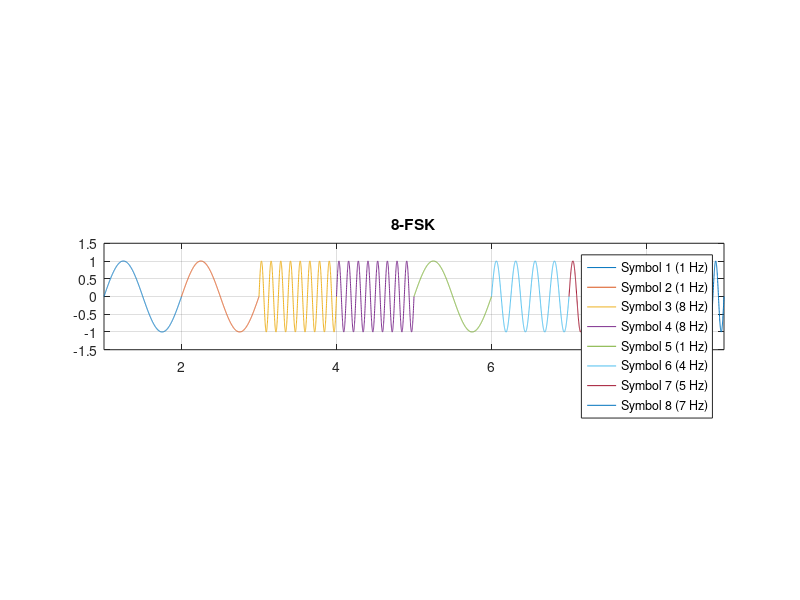

This figure's MATLAB source:
close all;
clc;

chas = ['3','5','4'];

%% (E=3, F=5, G=4)
x = [
0 0 1 1 0 0 1 1 
0 0 1 1 0 1 0 1 
0 0 1 1 0 1 0 0 ];

%% Group into 3-bit symbols
symbols = reshape(x,3,[])';
nx = size(symbols,1);

f = 5;

i = 1;

labels = {}; % store legend names

while i < nx+1
    
    t = i:0.001:i+1;
    
    b = symbols(i,:);
    val = b(1)*4 + b(2)*2 + b(3);
    
    %% -------- FSK --------
    if val == 0
        freq = 1;
    elseif val == 1
        freq = 2;
    elseif val == 2
        freq = 3;
    elseif val == 3
        freq = 4;
    elseif val == 4
        freq = 5;
    elseif val == 5
        freq = 6;
    elseif val == 6
        freq = 7;
    else
        freq = 8;
    end
    
    fsk = sin(2*pi*freq*t);
    
    %% -------- Plotting --------  
    subplot(3,1,2);
    plot(t, fsk);
    hold on;
    grid on;
    axis([1 nx+1 -1.5 1.5]);
    title('8-FSK');
    
    % Store legend label
    labels{i} = ['Symbol ', num2str(i), ' (', num2str(freq), ' Hz)'];
    
    i = i + 1;
end

legend(labels);
